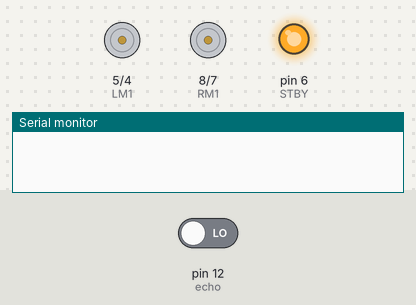
The sketch below on a simulated Arduino Uno, built with avr-gcc and run on an emulated ATmega328P. On the bench: motor-driver pin pairs drawn as motors (green arrow = first pin HIGH = forward, orange = second pin HIGH = backward, longer = more drive, scaled by the enable pin, stopped while the standby pin is LOW), output pins drawn as LEDs (lit = HIGH), the last lines printed to the serial monitor. Inputs (shaded band) come from the test bench; at power-on: pin 12 (echo) LOW. Pins used as bus, display or sensor lines are not drawn.

Above: at 0.1 s.
At 1.2 s:
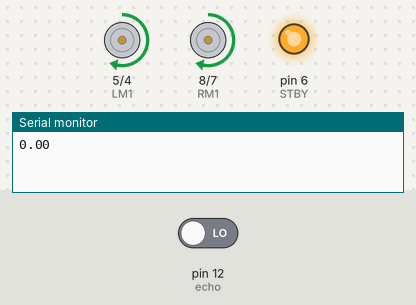
Timing chart, 0 to 2.7 s (numbered marks = the images above):
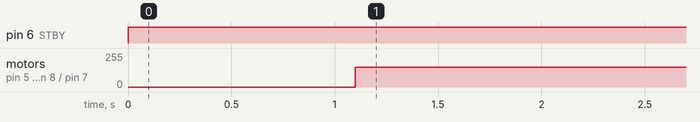

The sketch:

MOOSA__2019_01_13_16_15_23_UTC_.ino
```cpp
#define LM2 4
#define LM1 5
#define LMPWM 3
#define RM2 7
#define RM1 8
#define RMPWM 9
#define STBY 6
#define x 150
#define trig 11
#define echo 12

int duration;
void setup() {
  // put your setup code here, to run once:
for (int i=3;i<=9;i++)
pinMode(i,OUTPUT);

 pinMode(trig,OUTPUT);
  pinMode(echo,INPUT);
  Serial.begin(9600);
}

void loop() {
digitalWrite(STBY,HIGH);
int m;
    m=sonar_activate();
    if (m<7 && m>0)
     {
      stopp();Serial.print("LEFT");
      left();delay(1000);
      }
    else forward();

}

void forward()
{
  digitalWrite(LM1,HIGH);
digitalWrite(LM2,LOW);
digitalWrite(RM1,HIGH);
digitalWrite(RM2,LOW);
analogWrite(LMPWM,x);
analogWrite(RMPWM,x);
  }
void backward()
{
  digitalWrite(LM2,HIGH);
digitalWrite(LM1,LOW);
digitalWrite(RM2,HIGH);
digitalWrite(RM1,LOW);
analogWrite(LMPWM,x);
analogWrite(RMPWM,x);
  }
void left()
{
  digitalWrite(LM1,HIGH);
digitalWrite(LM2,LOW);
digitalWrite(RM1,LOW);
digitalWrite(RM2,HIGH);
analogWrite(LMPWM,x);
analogWrite(RMPWM,x);
  }
void right()
{
   digitalWrite(LM1,LOW);
digitalWrite(LM2,HIGH);
digitalWrite(RM1,HIGH);
digitalWrite(RM2,LOW);
analogWrite(LMPWM,x);
analogWrite(RMPWM,x);
  }
void stopp()
{
  analogWrite(LMPWM,0);
analogWrite(RMPWM,0);
  }
float sonar_activate()
{
  delay(100);
  digitalWrite(trig,LOW);
  delayMicroseconds(2);
  digitalWrite(trig,HIGH);
  delayMicroseconds(5);

  duration = pulseIn(echo,HIGH);
  float distance=(duration*.035)/2;
  Serial.println(distance);
  return distance;
  }
```

Measured:
- by itself, pin 6 (STBY): LOW → HIGH at 0.00 s
- by itself, motor on pin 5 (LM1) / pin 4 (LM2), motor on pin 8 (RM1) / pin 7 (RM2): stopped → forward 150/255 at 1.1 s
